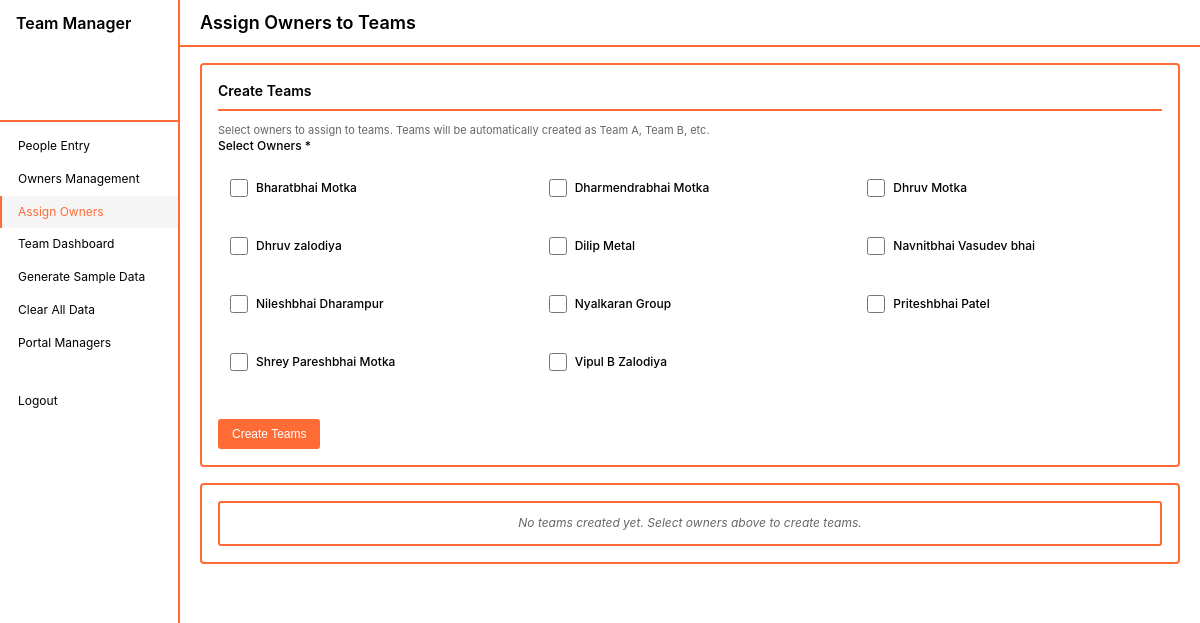
The page /assign_owners.php (signed in) on the database its author committed.
### tables this page shows
CREATE TABLE owners (
            id INTEGER PRIMARY KEY AUTOINCREMENT,
            owner_name TEXT NOT NULL UNIQUE,
            created_at DATETIME DEFAULT CURRENT_TIMESTAMP
        );

### functions.php (called while the page is built, shortened)
<?php
function getAllOwners() {
    $db = getDB();
    $stmt = $db->query("SELECT * FROM owners ORDER BY owner_name");
    return $stmt->fetchAll();
}
?>

### assign_owners.php (the view, shortened to what this page needs)
<?php
require_once 'functions.php';
$allOwners = getAllOwners();
$allTeams = getAllTeams();
?>
<!DOCTYPE html>
<html lang="en">
<head>
    <link rel="stylesheet" href="style.css">
</head>
<body>
    <div class="dashboard-wrapper">
        <?php include 'sidebar.php'; ?>
        <div class="main-content">
            <div class="top-bar">
                <div class="page-title">
                    <span>Assign Owners to Teams</span>
                </div>
            </div>
            <div class="container">
                <div class="card">
                    <div class="card-header">
                        <div class="card-title">
                            <span>Create Teams</span>
                        </div>
                    </div>
                    <p class="help-text">
                        Select owners to assign to teams. Teams will be automatically created as Team A, Team B, etc.
                    </p>
                    <?php if (empty($allOwners)): ?>
                        <div class="message message-info">
                            <span>No owners found. <a href="owners.php" style="color: var(--info); font-weight: 600;">Go to Owners Management</a> to add owners first.</span>
                        </div>
                    <?php else: ?>
                        <form method="POST" action="">
                            <div class="form-group">
                                <label>Select Owners *</label>
                                <div style="display: grid; grid-template-columns: repeat(auto-fill, minmax(250px, 1fr)); gap: 12px; margin-top: 12px;">
                                    <?php foreach ($allOwners as $owner): ?>
                                        <label style="display: flex; align-items: center; gap: 8px; padding: 12px; border: 1px solid var(--border); border-radius: 8px; cursor: pointer; transition: all 0.2s;">
                                            <input type="checkbox" name="owner_ids[]" value="<?php echo $owner['id']; ?>"
                                                   style="width: 18px; height: 18px; cursor: pointer;">
                                            <span style="font-weight: 500;"><?php echo htmlspecialchars($owner['owner_name']); ?></span>
                                        </label>
                                    <?php endforeach; ?>
                                </div>
                            </div>
                            <button type="submit" class="btn btn-success" style="margin-top: 20px;">
                                <span>Create Teams</span>
                            </button>
                        </form>
                    <?php endif; ?>
                </div>
                <?php if (!empty($allTeams)): ?>
                    <div class="card">
                        <div class="card-header">
                            <div class="card-title">
                                <span>Current Teams (<?php echo count($allTeams); ?>)</span>
                            </div>
                        </div>
                        <div class="teams-grid">
                            <?php foreach ($allTeams as $team): ?>
                                <div class="team-card">
                                    <div class="team-card-header">
                                        <h3><?php echo htmlspecialchars($team['team_name']); ?></h3>
                                    </div>
                                    <div class="captain-info">
                                        <strong>Owner</strong>
                                        <div style="margin-top: 8px; font-size: 16px; font-weight: 600;">
                                            <?php echo htmlspecialchars($team['owner_name']); ?>
                                        </div>
                                    </div>
                                </div>
                            <?php endforeach; ?>
                        </div>
                    </div>
                <?php else: ?>
                    <div class="card">
                        <div class="no-members">No teams created yet. Select owners above to create teams.</div>
                    </div>
                <?php endif; ?>
            </div>
        </div>
    </div>
</body>
</html>

### style.css (style rules this page uses)
* { margin: 0; padding: 0; box-sizing: border-box; }
:root { --orange: #ff6b35; --orange-dark: #e55a2b; --orange-light: #ff8c5a; --white: #ffffff; --black: #000000; --gray: #666666; --gray-light: #f5f5f5; --gray-border: #e0e0e0; }
body { font-family: -apple-system, BlinkMacSystemFont, 'Segoe UI', Roboto, sans-serif; background: var(--white); color: var(--black); line-height: 1.4; font-size: 13px; }
.dashboard-wrapper { display: flex; min-height: 100vh; }
.main-content { margin-left: 180px; flex: 1; width: calc(100% - 180px); background: var(--white); }
.top-bar { background: var(--white); padding: 10px 20px; border-bottom: 2px solid var(--orange); position: sticky; top: 0; z-index: 100; display: flex; justify-content: space-between; align-items: center; }
.page-title { font-size: 18px; font-weight: 600; color: var(--black); display: flex; align-items: center; gap: 8px; }
.container { padding: 16px 20px; max-width: 1400px; margin: 0 auto; background: var(--white); }
.card { background: var(--white); border: 2px solid var(--orange); border-radius: 4px; padding: 16px; margin-bottom: 16px; }
.card-header { display: flex; justify-content: space-between; align-items: center; margin-bottom: 12px; padding-bottom: 8px; border-bottom: 2px solid var(--orange); }
.card-title { font-size: 14px; font-weight: 600; color: var(--black); display: flex; align-items: center; gap: 6px; }
.form-group { margin-bottom: 12px; }
label { display: block; margin-bottom: 4px; font-weight: 500; color: var(--black); font-size: 12px; }
.btn { display: inline-flex; align-items: center; gap: 4px; padding: 6px 12px; background: var(--orange); color: var(--white); border: 2px solid var(--orange); border-radius: 3px; cursor: pointer; font-size: 12px; font-weight: 500; text-decoration: none; transition: background 0.2s; }
.btn-success { background: var(--orange); border-color: var(--orange); }
.no-members { color: var(--gray); font-style: italic; padding: 12px; text-align: center; background: var(--white); border: 2px solid var(--orange); border-radius: 3px; font-size: 12px; }
.help-text { font-size: 11px; color: var(--gray); margin-top: 4px; line-height: 1.4; }

### rows shown on the page
owners: owner_name "Bharatbhai Motka"
owners: owner_name "Dharmendrabhai Motka"
owners: owner_name "Dhruv Motka"
owners: owner_name "Dhruv zalodiya"
owners: owner_name "Dilip Metal"
owners: owner_name "Navnitbhai Vasudev bhai"
owners: owner_name "Nileshbhai Dharampur"
owners: owner_name "Nyalkaran Group"
owners: owner_name "Priteshbhai Patel"
owners: owner_name "Shrey Pareshbhai Motka"
owners: owner_name "Vipul B Zalodiya"
